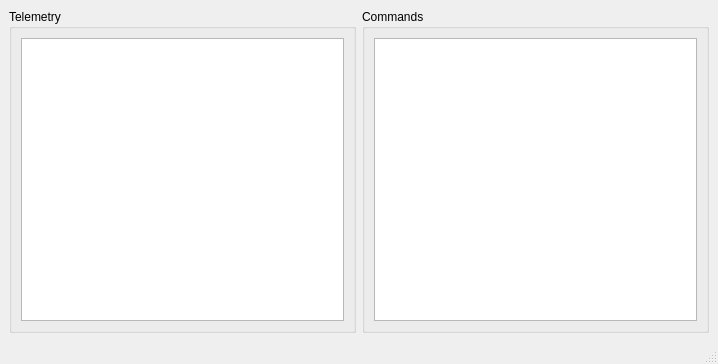
<?xml version="1.0" encoding="UTF-8"?>
<ui version="4.0">
 <class>RelayMainWindow</class>
 <widget class="QMainWindow" name="RelayMainWindow">
  <property name="geometry">
   <rect>
    <x>0</x>
    <y>0</y>
    <width>718</width>
    <height>364</height>
   </rect>
  </property>
  <property name="windowTitle">
   <string>Cosmic KSP Relay</string>
  </property>
  <widget class="QWidget" name="centralwidget">
   <layout class="QHBoxLayout" name="horizontalLayout">
    <item>
     <widget class="QGroupBox" name="telemetryGroupBox">
      <property name="title">
       <string>Telemetry</string>
      </property>
      <layout class="QVBoxLayout" name="verticalLayout">
       <item>
        <widget class="QTextBrowser" name="telemetryTextBrowser"/>
       </item>
      </layout>
     </widget>
    </item>
    <item>
     <widget class="QGroupBox" name="commandsGroupBox">
      <property name="title">
       <string>Commands</string>
      </property>
      <layout class="QVBoxLayout" name="verticalLayout_2">
       <item>
        <widget class="QTextBrowser" name="commandsTextBrowser"/>
       </item>
      </layout>
     </widget>
    </item>
   </layout>
  </widget>
  <widget class="QMenuBar" name="menubar">
   <property name="geometry">
    <rect>
     <x>0</x>
     <y>0</y>
     <width>718</width>
     <height>21</height>
    </rect>
   </property>
  </widget>
  <widget class="QStatusBar" name="statusbar"/>
 </widget>
 <resources/>
 <connections/>
</ui>
